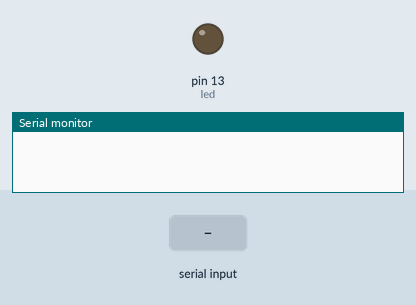
A sketch run on a simulated Arduino Uno, built with avr-gcc and run on an emulated ATmega328P. Shown: output pins drawn as LEDs (lit = HIGH), the last lines printed to the serial monitor. Inputs (shaded band) come from the test bench.

Above: at 1.2 s.
1.3 s: "1" received over the second serial link
At 2.2 s:
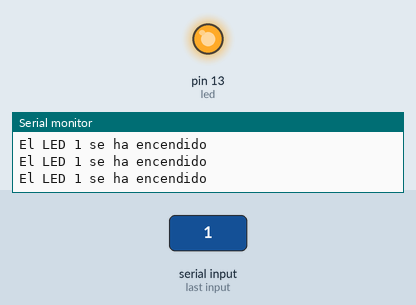
2.8 s: "2" received over the second serial link
At 3.3 s:
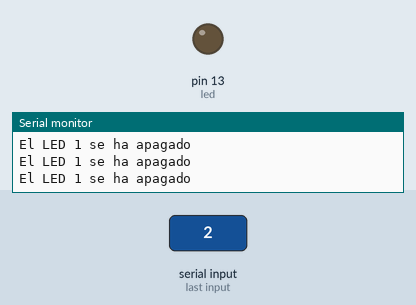
Timing chart, 0 to 5.8 s (numbered marks = the images above; inputs shaded):
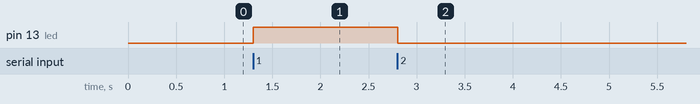

The sketch:

Lectura_Datos_HC06_V1.6.ino
```cpp
/*
   Autor : Victor Cubedo Hernández

   Fecha : 12/12/2019

   Versión 1.6 * Añadida la librería SoftwareSerial por problemas de comunicación.

   Versión 1.5 * Añadido Pin digital para alimentasr el HC06 (evita tener que estar pendiente de
   conectarlo y desconectarlo cada vez ques ser cargue el programa en la placa).

   Este programa recibe los datos de la app, que dependiendo del numero que sea hace una cosa u otra.
   Para ampliar las posibilidades del programa habría que añadir mas botones en la app y los "if" en
   el programa. Actualmente se está usando la app "Arduino bluetooth Terminal".
*/

#include <SoftwareSerial.h>

#define led 13  //Led con el que vamos a trabajar
#define Rx 2  //Pin recepción de datos arduino
#define Tx 3  //Pin transmision de datos arduino

int opcion = 0; //Valores que recibirá de la app

SoftwareSerial QBBT =  SoftwareSerial(Rx, Tx); // Creamos el modulo BT y le asginamos los pines

void setup() {
  QBBT.begin(9600);   //Iniciamos el módulo BT
  Serial.begin(9600);   //Iniciamos el monitor serial
  pinMode(led, OUTPUT);   //LED declarado como salida

}

void loop () {

  bluetooth();

}


void bluetooth() {
  if (QBBT.available() > 0) {  //Si el valor recibido es mayor a 0
    opcion = QBBT.read(); //Guardamos el valor recibido en opcion
  }

  if (opcion == '1') { //Cuando mandemos 1
    digitalWrite(led, HIGH);  //Se enciende
    Serial.println("El LED 1 se ha encendido");
    Serial.println();
  }
  if (opcion == '2') {  //Cuando mandemos 2
    digitalWrite(led, LOW); //Se apaga
    Serial.println("El LED 1 se ha apagado");
    Serial.println();

  }
}
```

Measured:
- after the input at 1.3 s, pin 13 (led): LOW → HIGH at once
- after the input at 2.8 s, pin 13 (led): HIGH → LOW at once
